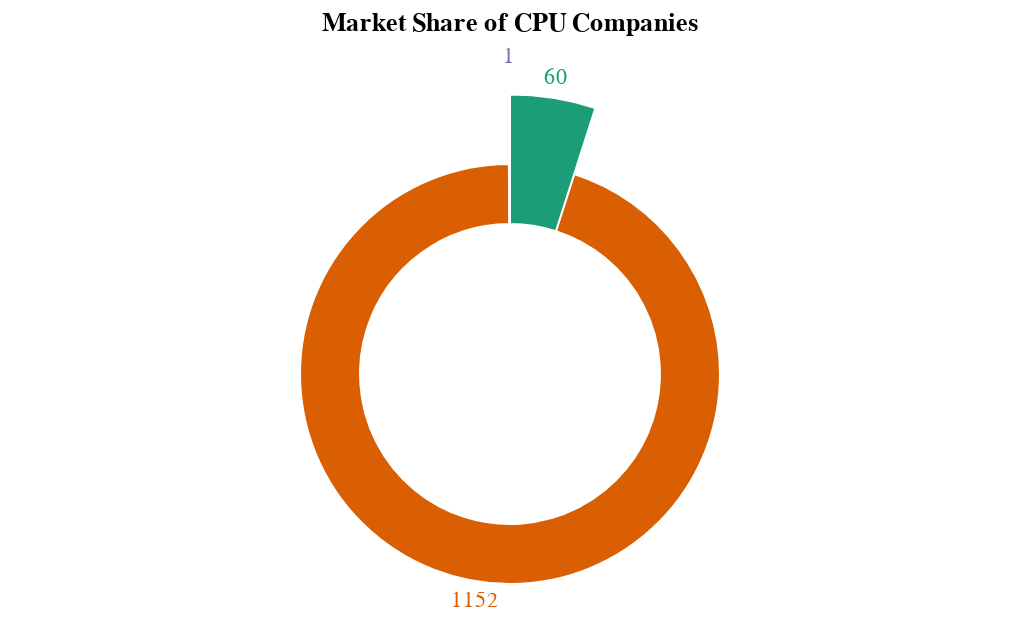

Source (notebook cell):
### Markdown cell above
Market Share of CPU Companies

### Code cell
# Generate the counts of CPU companies
cpu_counts = akv16['CPU_company'].value_counts().reset_index()
cpu_counts.columns = ['CPU_Company', 'Count']
print(cpu_counts)

# Base chart with arcs
base = alt.Chart(cpu_counts).encode(
    theta=alt.Theta("Count:Q", stack=True),
    radius=alt.Radius("Count:Q", scale=alt.Scale(type="sqrt", zero=True, rangeMin=150)),
    color=alt.Color("CPU_Company:N", scale=alt.Scale(scheme='dark2'),  legend=None),  # Using CPU_Company for color
    tooltip=['CPU_Company', 'Count']
).properties(
    title='Market Share of CPU Companies',
    width=500,
    height=210
)

# Arc chart
c1 = base.mark_arc(innerRadius=75, stroke="#fff")

# Adding the text labels with offset
c2 = base.mark_text(radiusOffset=10).encode(
    text=alt.Text("Count:Q")  # Show the Count as text labels
)

# Combine arc and text charts
c3 = c1 + c2
c3.save('6.html')
c3.interactive()

### Figure 1 — Vega-Lite specification as saved in the notebook (floating-point values rounded to 4 significant figures)
{"usermeta": {"embedOptions": {"theme": "dark"}}, "config": {"view": {"continuousWidth": 300, "continuousHeight": 300}}, "layer": [{"mark": {"type": "arc", "innerRadius": 75, "stroke": "#fff"}, "encoding": {"color": {"field": "CPU_Company", "legend": null, "scale": {"scheme": "dark2"}, "type": "nominal"}, "radius": {"field": "Count", "scale": {"rangeMin": 150, "type": "sqrt", "zero": true}, "type": "quantitative"}, "theta": {"field": "Count", "stack": true, "type": "quantitative"}, "tooltip": [{"field": "CPU_Company", "type": "nominal"}, {"field": "Count", "type": "quantitative"}]}, "name": "view_2", "title": "Market Share of CPU Companies"}, {"mark": {"type": "text", "radiusOffset": 10}, "encoding": {"color": {"field": "CPU_Company", "legend": null, "scale": {"scheme": "dark2"}, "type": "nominal"}, "radius": {"field": "Count", "scale": {"rangeMin": 150, "type": "sqrt", "zero": true}, "type": "quantitative"}, "text": {"field": "Count", "type": "quantitative"}, "theta": {"field": "Count", "stack": true, "type": "quantitative"}, "tooltip": [{"field": "CPU_Company", "type": "nominal"}, {"field": "Count", "type": "quantitative"}]}, "title": "Market Share of CPU Companies"}], "data": {"name": "data-6c4d203c4884ab28c47cacb7ffffc952"}, "height": 210, "params": [{"name": "param_29", "select": {"type": "interval", "encodings": ["x", "y"]}, "bind": "scales", "views": ["view_2"]}], "width": 500, "$schema": "https://vega.github.io/schema/vega-lite/v5.20.1.json", "datasets": {"data-6c4d203c4884ab28c47cacb7ffffc952": [{"CPU_Company": "Intel", "Count": 1152}, {"CPU_Company": "AMD", "Count": 60}, {"CPU_Company": "Samsung", "Count": 1}]}}
